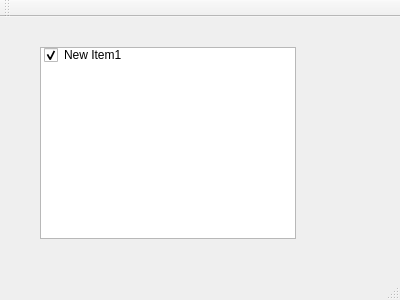
<?xml version="1.0" encoding="UTF-8"?>
<ui version="4.0">
 <class>MainWindow</class>
 <widget class="QMainWindow" name="MainWindow">
  <property name="geometry">
   <rect>
    <x>0</x>
    <y>0</y>
    <width>400</width>
    <height>300</height>
   </rect>
  </property>
  <property name="contextMenuPolicy">
   <enum>Qt::CustomContextMenu</enum>
  </property>
  <property name="windowTitle">
   <string>MainWindow</string>
  </property>
  <widget class="QWidget" name="centralWidget">
   <widget class="QListWidget" name="listWidget">
    <property name="geometry">
     <rect>
      <x>40</x>
      <y>30</y>
      <width>256</width>
      <height>192</height>
     </rect>
    </property>
    <property name="mouseTracking">
     <bool>true</bool>
    </property>
    <property name="tabletTracking">
     <bool>true</bool>
    </property>
    <property name="contextMenuPolicy">
     <enum>Qt::CustomContextMenu</enum>
    </property>
    <item>
     <property name="text">
      <string>New Item1</string>
     </property>
     <property name="checkState">
      <enum>Checked</enum>
     </property>
     <property name="flags">
      <set>ItemIsSelectable|ItemIsEditable|ItemIsDragEnabled|ItemIsUserCheckable|ItemIsEnabled</set>
     </property>
    </item>
   </widget>
  </widget>
  <widget class="QMenuBar" name="menuBar">
   <property name="geometry">
    <rect>
     <x>0</x>
     <y>0</y>
     <width>400</width>
     <height>22</height>
    </rect>
   </property>
  </widget>
  <widget class="QToolBar" name="mainToolBar">
   <attribute name="toolBarArea">
    <enum>TopToolBarArea</enum>
   </attribute>
   <attribute name="toolBarBreak">
    <bool>false</bool>
   </attribute>
  </widget>
  <widget class="QStatusBar" name="statusBar"/>
 </widget>
 <layoutdefault spacing="6" margin="11"/>
 <resources/>
 <connections/>
</ui>
